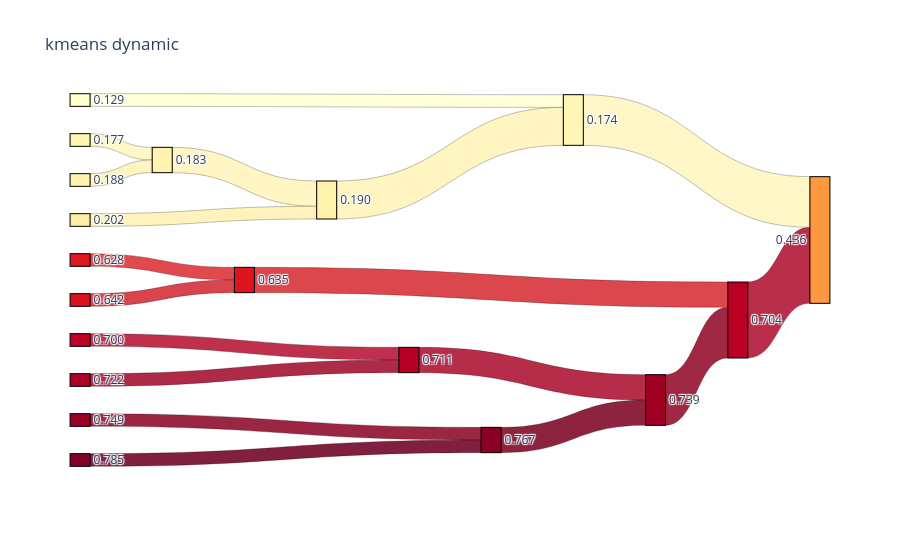

The notebook cell saved with this chart:
### Code cell
import plotly.graph_objects as go
import plotly.io as pio
# Define the data

#sorted_links = sorted(links, key=lambda k: k['source']) #this doesnt chnage anything
# Create the figure and subplot
fig = make_subplots(rows=1, cols=1)

# Add the Sankey trace
fig.add_trace(go.Sankey(
    arrangement = "perpendicular",
    node=dict(
        pad=10*len(nodes),  # Adjust the padding between nodes
        thickness=20,  # Adjust the thickness of nodes
        line=dict(color='black', width=1),  # Define the color and width of node lines
        label=[f"{float(node['label']):.3f}" for node in nodes],  # Extract node labels from the 'nodes' list
        x = intervals_x,
        y = intervals_y,
        color = [adjust_vividness(color, 1, 1) for color in source_nodes_colors],
    ),
    link=dict(
        source=[link['source'] for link in links],  # Extract source indices from the 'links' list
        target=[link['target'] for link in links],  # Extract target indices from the 'links' list
        value=[link['value'] for link in links],  # Extract values from the 'links' list
        color = [[adjust_vividness(color, 0.75, 1) for color in source_nodes_colors][link['source']] for link in links],
        line = dict(color = "black", width = 0.25)
    )
))

# Update the layout
fig.update_layout(title_text='kmeans dynamic')
# Save the Sankey diagram as SVG
pio.write_image(fig, 'sankey.svg', format='svg', scale=2)

# Save the Sankey diagram as PNG
pio.write_image(fig, 'sankey.png', format='png', scale=2)

# Save the Sankey diagram as PDF
pio.write_image(fig, 'sankey.pdf', format='pdf', scale=2)

# Show the plot
fig.show()

### Figure 1 — Plotly figure (JSON) as saved in the notebook; plotly's stock layout.template omitted (floating-point values rounded to 4 significant figures)
{"data": [{"arrangement": "perpendicular", "link": {"color": ["rgb(255,247,197)", "rgb(255,245,192)", "rgb(224,73,77)", "rgb(217,68,77)", "rgb(255,246,195)", "rgb(255,243,187)", "rgb(190,48,75)", "rgb(174,43,71)", "rgb(155,38,67)", "rgb(128,32,60)", "rgb(255,255,216)", "rgb(255,245,192)", "rgb(182,45,74)", "rgb(141,35,63)", "rgb(220,70,77)", "rgb(161,40,68)", "rgb(187,46,75)", "rgb(255,247,199)"], "line": {"color": "black", "width": 0.25}, "source": [2, 4, 8, 10, 3, 6, 11, 14, 16, 18, 0, 5, 13, 17, 9, 15, 12, 1], "target": [3, 3, 9, 9, 5, 5, 13, 13, 17, 17, 1, 1, 15, 15, 12, 12, 7, 7], "value": [1, 1, 1, 1, 2, 1, 1, 1, 1, 1, 1, 3, 2, 2, 2, 4, 6, 4]}, "node": {"color": ["rgb(255,255,204)", "rgb(255,245,181)", "rgb(255,245,179)", "rgb(255,243,175)", "rgb(255,242,172)", "rgb(255,242,172)", "rgb(255,239,165)", "rgb(253,151,64)", "rgb(224,23,29)", "rgb(220,21,30)", "rgb(217,18,30)", "rgb(190,1,37)", "rgb(187,0,37)", "rgb(182,0,38)", "rgb(174,0,37)", "rgb(161,0,37)", "rgb(155,0,37)", "rgb(141,0,37)", "rgb(128,0,38)"], "label": ["0.129", "0.174", "0.177", "0.183", "0.188", "0.190", "0.202", "0.436", "0.628", "0.635", "0.642", "0.700", "0.704", "0.711", "0.722", "0.739", "0.749", "0.767", "0.785"], "line": {"color": "black", "width": 1}, "pad": 190, "thickness": 20, "x": [0.0001, 0.6667, 0.0001, 0.1111, 0.0001, 0.3333, 0.0001, 0.9999, 0.0001, 0.2222, 0.0001, 0.0001, 0.8889, 0.4444, 0.0001, 0.7778, 0.0001, 0.5556, 0.0001], "y": [0.0001, 0.05263, 0.1053, 0.1579, 0.2105, 0.2632, 0.3158, 0.3684, 0.4211, 0.4737, 0.5263, 0.6316, 0.5789, 0.6842, 0.7368, 0.7895, 0.8421, 0.8947, 0.9474]}, "type": "sankey"}], "layout": {"title": {"text": "kmeans dynamic"}, "xaxis": {"anchor": "y", "domain": [0, 1]}, "yaxis": {"anchor": "x", "domain": [0, 1]}}}
